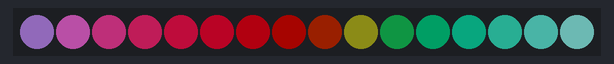
The sketch below on a simulated Arduino Uno, built with avr-gcc and run on an emulated ATmega328P. Parts: 16 RGB LEDs in strip order, left to right. Dim RGB values are drawn brighter than linear.

Above: at 34.51 s.
At 35.16 s:
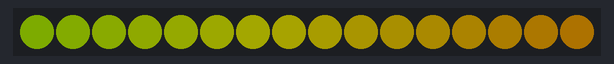
At 35.78 s:
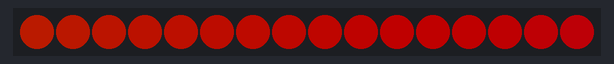
At 37.02 s:
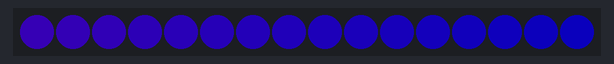
At 38.57 s:
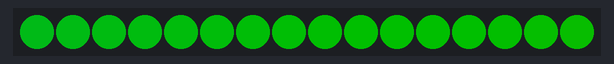
At 39.82 s:
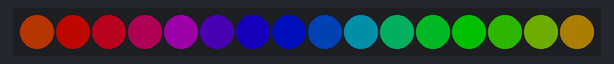

The sketch:

rgb_ring.ino
```cpp
#include <Adafruit_NeoPixel.h>

#define PIN 1

// Parameter 1 = number of pixels in strip
// Parameter 2 = pin number (most are valid)
// Parameter 3 = pixel type flags, add together as needed:
//   NEO_KHZ800  800 KHz bitstream (most NeoPixel products w/WS2812 LEDs)
//   NEO_KHZ400  400 KHz (classic 'v1' (not v2) FLORA pixels, WS2811 drivers)
//   NEO_GRB     Pixels are wired for GRB bitstream (most NeoPixel products)
//   NEO_RGB     Pixels are wired for RGB bitstream (v1 FLORA pixels, not v2)
Adafruit_NeoPixel strip = Adafruit_NeoPixel(16, PIN, NEO_GRB + NEO_KHZ800);

void setup() {
  strip.begin();
  strip.setBrightness(83 );  // Lower brightness and save eyeballs!
  strip.show(); // Initialize all pixels to 'off'
}


void loop() {
  // Some example procedures showing how to display to the pixels:
  /*
  colorWipe(strip.Color(64, 0, 0), 100); // Red
  colorWipe(strip.Color(0, 64, 0), 100); // Green
  colorWipe(strip.Color(0, 0, 64), 100); // Blue

  */
  colorWave(75);

  rainbow(15);

  rainbowCycle(15);

  colorWave(30);
}

// Fill the dots one after the other with a color
void colorWipe(uint32_t c, uint8_t wait) {
  for(uint16_t i=0; i<strip.numPixels(); i++) {
      strip.setPixelColor(i, c);
      strip.show();
      delay(wait);

  }
}

void rainbow(uint8_t wait) {
  uint16_t i, j;

  for(j=0; j<256; j++) {
    for(i=0; i<strip.numPixels(); i++) {
      strip.setPixelColor(i, Wheel((i+j) & 255));
    }
    strip.show();
    delay(wait);

  }
}

// Slightly different, this makes the rainbow equally distributed throughout
void rainbowCycle(uint8_t wait) {
  uint16_t i, j;

  for(j=0; j<256*5; j++) { // 5 cycles of all colors on wheel
    for(i=0; i< strip.numPixels(); i++) {
      strip.setPixelColor(i, Wheel(((i * 256 / strip.numPixels()) + j) & 255));
    }
    strip.show();
    delay(wait);

  }
}

// Input a value 0 to 255 to get a color value.
// The colours are a transition r - g - b - back to r.
uint32_t Wheel(byte WheelPos) {
  if(WheelPos < 85) {
   return strip.Color(WheelPos * 3, 255 - WheelPos * 3, 0);
  } else if(WheelPos < 170) {
   WheelPos -= 85;
   return strip.Color(255 - WheelPos * 3, 0, WheelPos * 3);
  } else {
   WheelPos -= 170;
   return strip.Color(0, WheelPos * 3, 255 - WheelPos * 3);
  }
}

/**
 *      ^   ^   ^
 * ~~~~~ ColorWave ~~~~~
 *        V   V   V
 */
void colorWave(uint8_t wait) {
  int i, j, stripsize, cycle;
  float ang, rsin, gsin, bsin, offset;

  static int tick = 0;

  stripsize = strip.numPixels();
  cycle = stripsize * 25; // times around the circle...

  while (++tick % cycle) {
    offset = map2PI(tick);

    for (i = 0; i < stripsize; i++) {
      ang = map2PI(i) - offset;
      rsin = sin(ang);
      gsin = sin(2.0 * ang / 3.0 + map2PI(int(stripsize/6)));
      bsin = sin(4.0 * ang / 5.0 + map2PI(int(stripsize/3)));
      strip.setPixelColor(i, strip.Color(trigScale(rsin), trigScale(gsin), trigScale(bsin)));
    }

    strip.show();
    delay(wait);

  }

}

/**
 * Scale a value returned from a trig function to a byte value.
 * [-1, +1] -> [0, 254]
 * Note that we ignore the possible value of 255, for efficiency,
 * and because nobody will be able to differentiate between the
 * brightness levels of 254 and 255.
 */
byte trigScale(float val) {
  val += 1.0; // move range to [0.0, 2.0]
  val *= 127.0; // move range to [0.0, 254.0]

  return int(val) & 255;
}

/**
 * Map an integer so that [0, striplength] -> [0, 2PI]
 */
float map2PI(int i) {
  return PI*2.0*float(i) / float(strip.numPixels());
}
```
